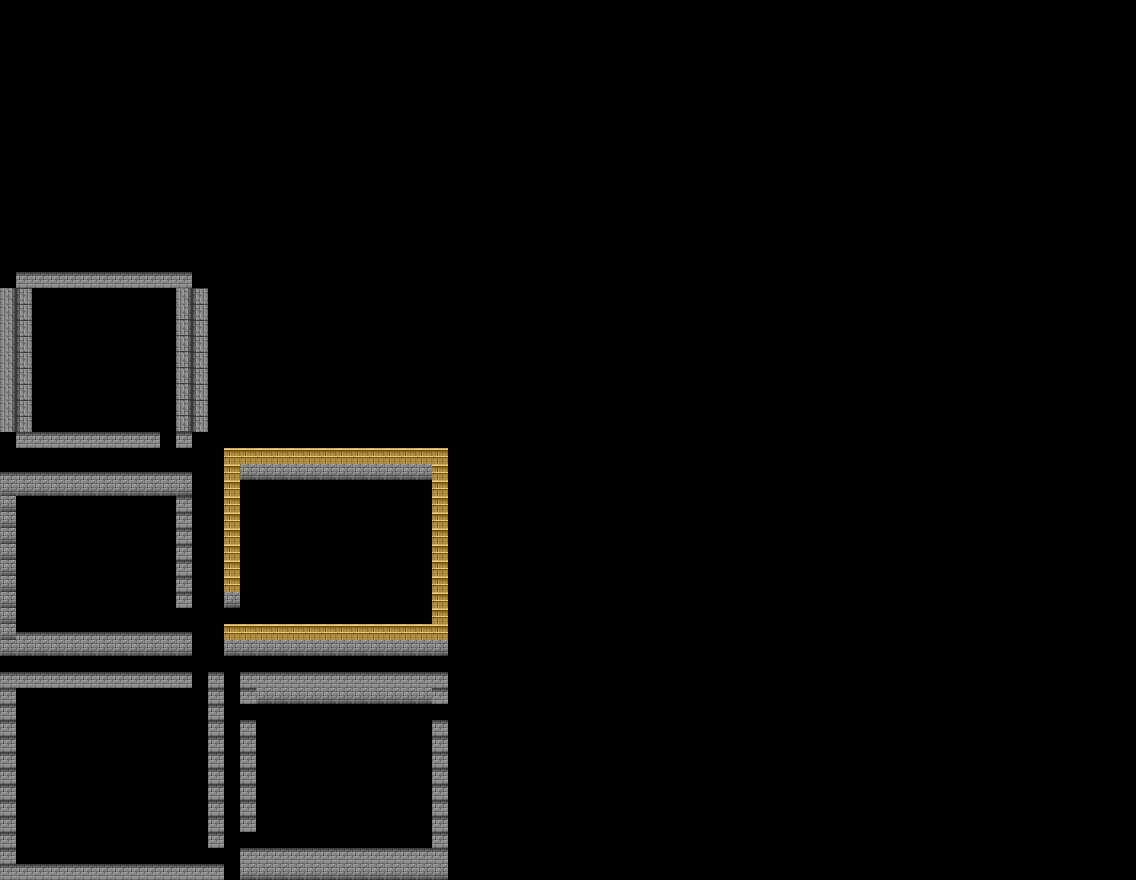

This game map was drawn from its Tiled (.tmx) file and the tilesets committed beside it. A one-line description and the trimmed map source follow:
An orthogonal 71x55 tile map with 16x16 px tiles, 1 tile layer (Tile Layer 1), 5 tilesets and 5 objects.

<map version="1.0" orientation="orthogonal" renderorder="right-down" width="71" height="55" tilewidth="16" tileheight="16" nextobjectid="1">
 <tileset firstgid="1" name="resize_TileA3" tilewidth="16" tileheight="16" tilecount="128" columns="16">
  <image source="tilesource/FloorWall/resize_TileA3.png" trans="a8a8a8" width="256" height="128" />
  <tile id="38">
   <objectgroup draworder="index">
    <object id="1" x="0" y="0" width="16" height="16" />
   </objectgroup>
  </tile>
  <tile id="39">
   <objectgroup draworder="index">
    <object id="1" x="0" y="0" width="16" height="16" />
   </objectgroup>
  </tile>
  <tile id="54">
   <objectgroup draworder="index">
    <object id="1" x="0" y="0" width="16" height="16" />
   </objectgroup>
  </tile>
  <tile id="55">
   <objectgroup draworder="index">
    <object id="1" x="0" y="0" width="16" height="16" />
   </objectgroup>
  </tile>
  <tile id="66">
   <objectgroup draworder="index">
    <object id="1" x="0" y="0" width="16" height="16" />
   </objectgroup>
  </tile>
 </tileset>
 <tileset firstgid="129" name="revert_resize_TileA3" tilewidth="16" tileheight="16" tilecount="128" columns="16">
  <image source="tilesource/FloorWall/revert_resize_TileA3.png" trans="a8a8a8" width="256" height="128" />
 </tileset>
 <tileset firstgid="257" name="left_resize_TileA3 " tilewidth="16" tileheight="16" tilecount="128" columns="8">
  <image source="tilesource/FloorWall/left_resize_TileA3 .png" trans="a8a8a8" width="128" height="256" />
 </tileset>
 <tileset firstgid="385" name="right_resize_TileA3" tilewidth="16" tileheight="16" tilecount="128" columns="8">
  <image source="tilesource/FloorWall/right_resize_TileA3.png" trans="a8a8a8" width="128" height="256" />
 </tileset>
 <tileset firstgid="513" name="resize_TileA3_half" tilewidth="16" tileheight="8" tilecount="256" columns="16">
  <image source="tilesource/FloorWall/resize_TileA3.png" trans="a8a8a8" width="256" height="128" />
 </tileset>
 <layer name="Tile Layer 1" width="71" height="55">
  <data>[3905 cells, 308 non-empty, 7 distinct tile ids]</data>
 </layer>
</map>
